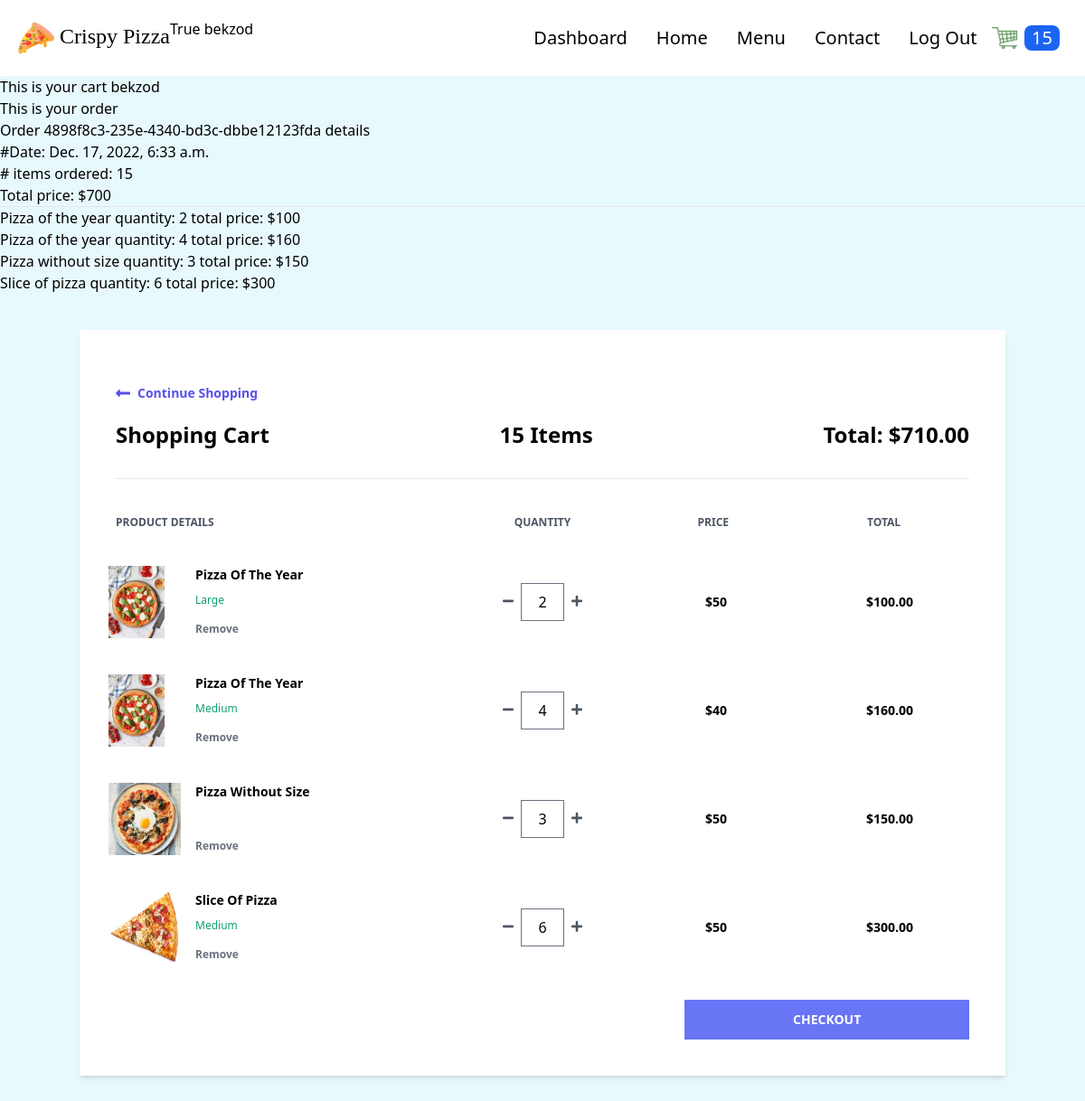
The app's page /cart/ (signed in), older data.
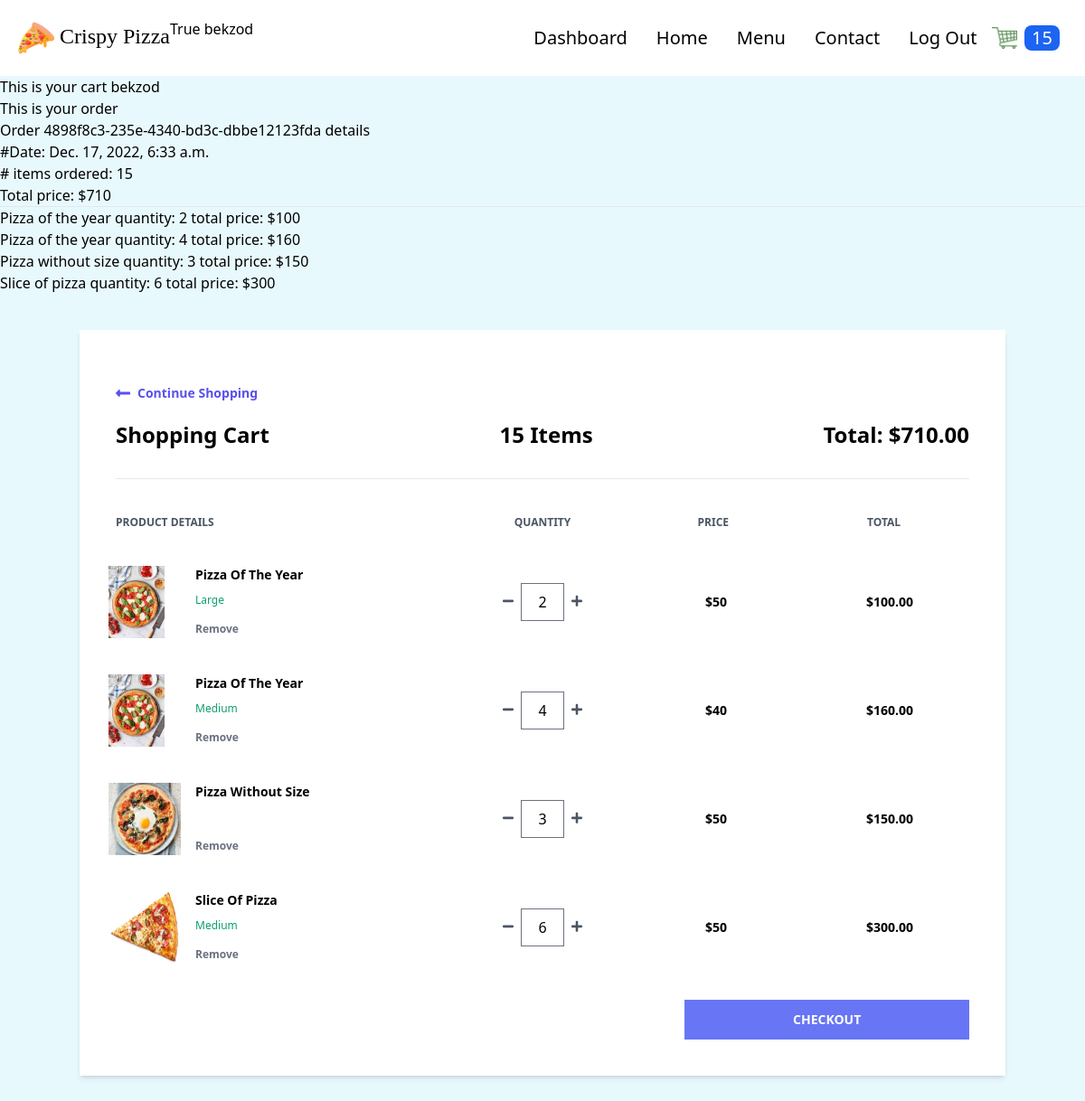
The same page, newer data.
### order/models.py (models this page shows, shortened)
class Order(models.Model):
    transaction_id = models.UUIDField(
        primary_key=True, default=uuid.uuid4, editable=True)
    customer = models.ForeignKey(
        Customer, on_delete=models.CASCADE)
    date_ordered = models.DateTimeField(auto_now_add=True)
    date_modified = models.DateTimeField(auto_now=True)
    complete = models.BooleanField(default=False)
    coupon = models.ForeignKey(
        'Coupon', on_delete=models.SET_NULL, blank=True, null=True)
    @property
    def get_cart_subtotal(self):
        order_items = self.orderitem_set.all()
        total = sum([item.get_total for item in order_items])
        return total
    get_cart_subtotal.fget.short_description = 'Subtotal'
    @property
    def get_cart_total(self):
        total = self.get_cart_subtotal
        if self.coupon:
            total = total - self.get_coupon_value
        return total
    get_cart_total.fget.short_description = 'Total'
    @property
    def get_cart_items(self):
        order_items = self.orderitem_set.all()
        total = sum([item.quantity for item in order_items])
        return total
    get_cart_items.fget.short_description = '# Items'
    @property
    def get_coupon_value(self):
        if self.coupon:
            if self.coupon.discount_type == "Percent":
                coupon_value = self.get_cart_subtotal*self.coupon.discount_amount//100
            else:
                coupon_value = self.coupon.discount_amount
        else:
            coupon_value = None
        return coupon_value
    get_coupon_value.fget.short_description = 'Coupon'

class OrderItem(models.Model):
    product = models.ForeignKey(
        Product, on_delete=models.SET_NULL, blank=True, null=True)
    order = models.ForeignKey(
        Order, on_delete=models.CASCADE, null=True, blank=True)
    variation = models.ForeignKey(
        ProductVariant, on_delete=models.SET_NULL, blank=True, null=True)
    quantity = models.IntegerField(default=0, null=True, blank=True)
    date_added = models.DateTimeField(auto_now_add=True)
    @property
    def get_total(self):
        if self.product.has_variants:
            total = self.variation.price * self.quantity
        else:
            total = self.product.price * self.quantity
        return total
    get_total.fget.short_description = 'Total'

### store/models.py (models this page shows, shortened)
class Product(models.Model):
    PRODUCT_TYPES = (
        ("Pizza", "pizza"),
        ("Nonpizza", "nonpizza")
    )
    id = models.UUIDField(primary_key=True, default=uuid.uuid4, editable=False)
    name = models.CharField(max_length=100)
    price = models.PositiveIntegerField(blank=True, null=True)
    desc = models.TextField(max_length=500)
    image = models.ImageField(blank=True, upload_to='images')
    created_at = models.DateField(auto_now_add=True)
    updated_at = models.DateField(auto_now=True)
    product_type = models.CharField(max_length=10, choices=PRODUCT_TYPES)
    def image_tag(self):
        return mark_safe(f'<img src="{self.image.url}" width="100" height="100" />')
    image_tag.short_description = 'Image'
    @property
    def has_variants(self):
        if self.productvariant_set.count() > 0:
            return True
        else:
            return False

class ProductVariant(models.Model):
    title = models.CharField(max_length=100, blank=True, null=True)
    product = models.ForeignKey(Product, on_delete=models.CASCADE)
    size = models.ForeignKey(Size, on_delete=models.CASCADE)
    price = models.PositiveIntegerField()

### order/views.py (the view)
# urls.py: path('cart/', views.cart, name='cart'),
def cart(request):
    if request.user.is_authenticated:
        customer = request.user.customer
    else:
        customer, created = Customer.objects.get_or_create(
            device=request.COOKIES['device'])
    customer_order = Order.objects.filter(
        customer=customer, complete=False)
    if customer_order.exists():
        customer_items = OrderItem.objects.filter(
            order_id__in=customer_order).order_by("product__name", "-variation__size")
        customer_order = customer_order[0]
    else:
        customer_order, customer_items = None, None
    context = {
        "order": customer_order,
        "items": customer_items,
    }
    return render(request, 'order/cart.html', context)

### store/context_processors.py (called while the page is built, shortened)
def get_cart_quantity(request):
    if request.user.is_authenticated:
        customer = request.user.customer
    try:
        customer_order = Order.objects.filter(
            customer=customer, complete=False)[0]
        number_of_items = customer_order.get_cart_items
    except:
        number_of_items = 0
    finally:
        return {
            'cart_quantity': number_of_items
        }

### order/templates/order/cart.html (shortened to what the changed rows need)
{% extends 'store/base.html' %} {% block content %} {% if not items %}
<h2>Cart is empty</h2>
{% else %}
<h1>This is your cart {{request.user}}</h1>
<h2>This is your order</h2>
<div>
  <h3>Order {{order.transaction_id}} details</h3>
  <p>#Date: {{order.date_ordered}}</p>
  <p># items ordered: {{order.get_cart_items}}</p>
  <p>Total price: ${{order.get_cart_total}}</p>
</div>
<hr />
{% for item in items%}
<h2>
  {{item.product.name}} quantity: {{item.quantity}} total price:
  ${{item.get_total}}
</h2>
{% endfor %} {% endif %}
<div class="container mx-auto mt-10">
  <div class="flex flex-col shadow-md my-10">
    <div class="w-full bg-white px-10 py-10">
      <div class="flex justify-between border-b pb-8">
        <h1 class="font-semibold text-2xl">Shopping Cart</h1>
        <h2 class="font-semibold text-2xl">{{order.get_cart_items}} Items</h2>
        <h2 class="font-semibold text-2xl">
          Total: ${{order.get_cart_subtotal|floatformat:2}}
        </h2>
      </div>
      {% for item in items %}
      <div class="flex items-center hover:bg-gray-100 -mx-8 px-6 py-5">
        <h1 class="text-center w-1/5 font-semibold text-sm">
          ${% firstof item.variation.price item.product.price %}
        </h1>
      </div>
      {% endfor %}
    </div>
  </div>
</div>
{% endblock %}

Row changes from the older to the newer data that the page shows:
changed Order "4898f8c3-235e-4340-bd3c-dbbe12123fda": get_cart_total "700" → "710"
